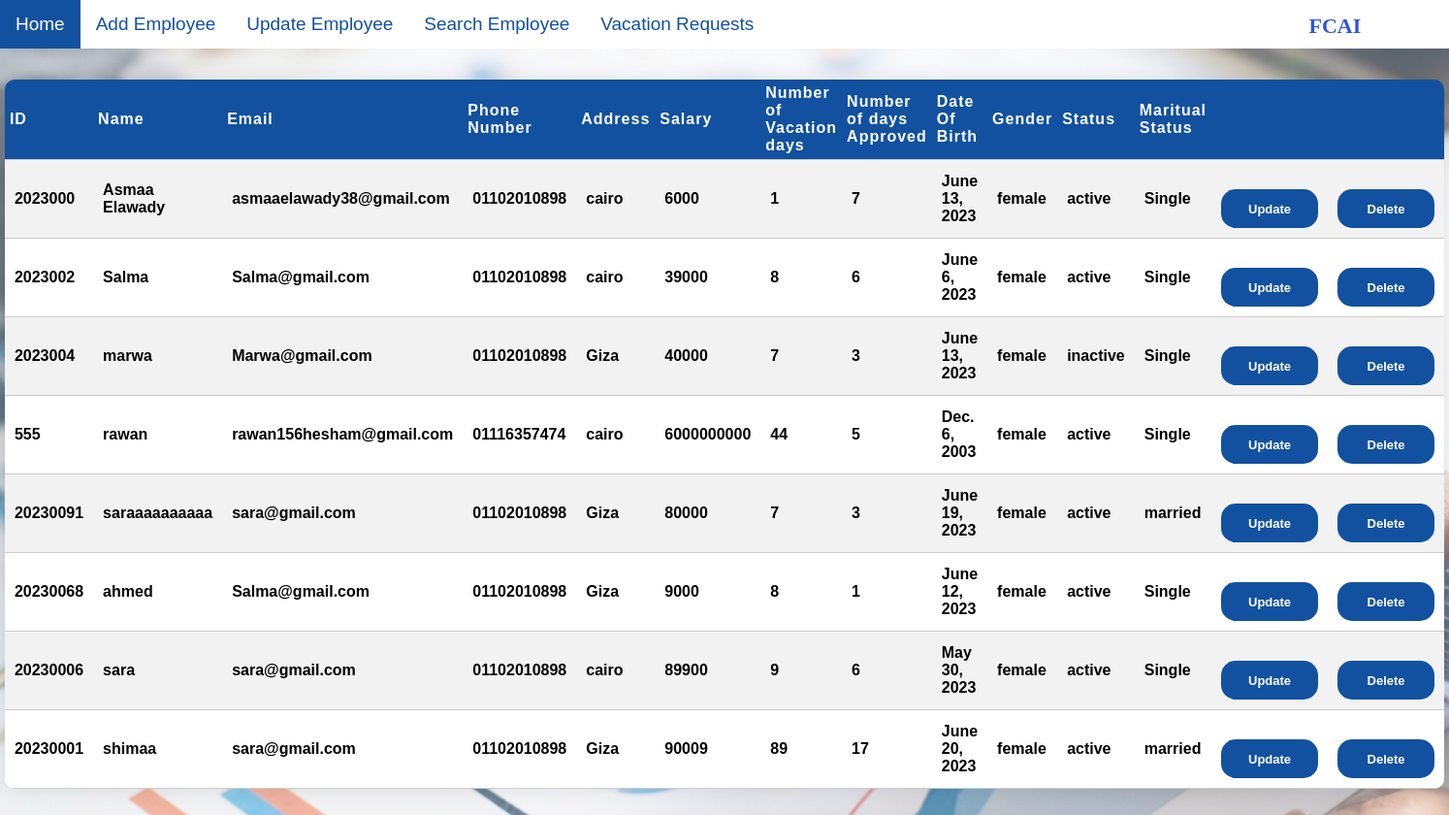
/table, run on an earlier commit of the app's database.
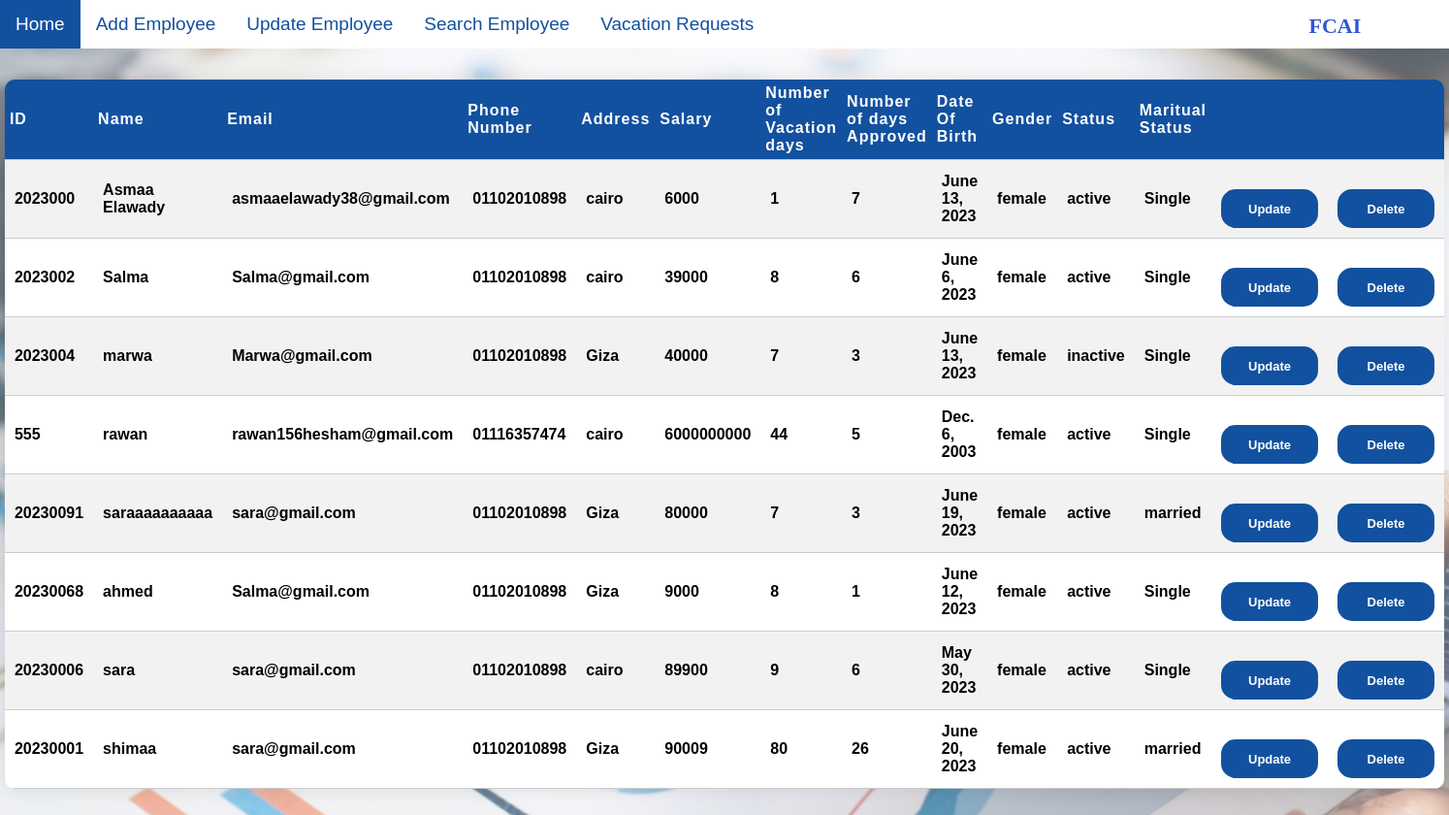
And on a later commit of the database.
### HR/models.py (models this page shows)
class RegisterForm(models.Model):
    gndr=[
        ('Male','M'),('Female','F'),
        ]
    ms=[
        ('Single','Single'),('Married','Married'),
        ]
    stats=[
        ('Active','Active'),
        ('Inactive','Inactive'),
    ]
    EmployeeID = models.CharField(max_length=100,primary_key=True)
    EmployeeName = models.CharField(max_length=100)
    email = models.EmailField(max_length=100)
    phone = models.CharField(max_length=100)
    Addres = models.CharField(max_length=100)
    Salary = models.CharField(max_length=100)
    NumberVacation = models.IntegerField()
    NumberApprovedVacation = models.IntegerField()
    Date = models.DateField()
    Gender = models.CharField(max_length=8,choices=gndr)
    Status = models.CharField(max_length=8,choices=stats)
    MARITALSTATUE = models.CharField(max_length=8,choices=ms)

### HR/views.py (the view)
# urls.py: path('table',views.table,name='table'),
def table(request):
  mymembers = RegisterForm.objects.all().values()
  template = loader.get_template('table.html')
  context = {
    'mymembers': mymembers,
  }
  return HttpResponse(template.render(context, request))

### HR/templates/table.html (shortened to what this page needs)
{% load static %}
<link rel="stylesheet" href="{% static 'css/table.css' %}">
{% include 'navbar.html' %}
<body>
{% block content %}
<table  id="table">
<tr class = "header">
<th class = "header">ID</td>
<th class = "header">Name</td>
<th class = "header">Email</td>
<th class = "header">Phone Number</td>
<th class = "header">Address</td>
<th class = "header">Salary</td>
<th class = "header">Number of <br> Vacation days</td>
<th class = "header">Number of days <br> Approved</td>
<th class = "header">Date Of Birth</td>
<th class = "header"> Gender</td>
<th class = "header">Status</td>
<th class = "header">Maritual <br> Status</td>
<th class = "header"></td>
<th class="header"></td>
</tr>
{% for x in mymembers %}
<tr>
<td>{{ x.EmployeeID }}</td>
<td>{{ x.EmployeeName }}</td>
<td>{{ x.email }}</td>
<td>{{ x.phone }}</td>
<td>{{ x.Addres }}</td>
<td>{{ x.Salary }}</td>
<td>{{ x.NumberVacation }}</td>
<td>{{ x.NumberApprovedVacation }}</td>
<td>{{ x.Date }}</td>
<td>{{ x.Gender }}</td>
<td>{{ x.Status }}</td>
<td>{{ x.MARITALSTATUE }}</td>
<td class="btn"><button class = "button"><a href="update/{{ x.EmployeeID }}" class="link">Update </a></button></td>
<td class="btn"><button class = "button"><a href="delete/{{ x.EmployeeID }}" class="link"  onclick="confirmDelete()">Delete</a></button></td>
</tr>
{% endfor %}
</table>
</body>
{% endblock content %}

What changed in the data, as far as the page shows it:
changed RegisterForm "shimaa": NumberVacation "89" → "80"; NumberApprovedVacation "17" → "26"
